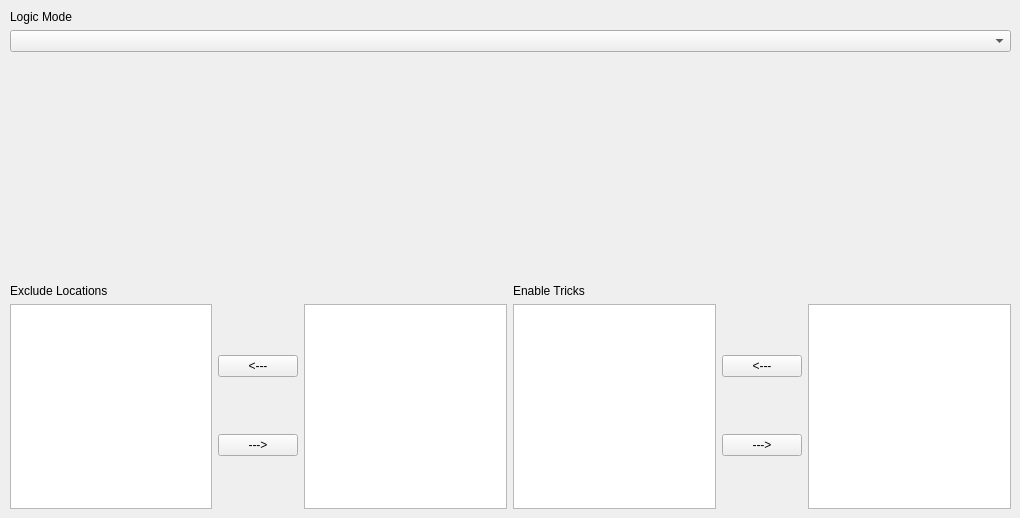
    <widget class="QWidget" name="tab_5">
     <attribute name="title">
      <string>Logic Settings</string>
     </attribute>
     <widget class="QWidget" name="layoutWidget">
      <property name="geometry">
       <rect>
        <x>10</x>
        <y>10</y>
        <width>1001</width>
        <height>499</height>
       </rect>
      </property>
      <layout class="QVBoxLayout" name="verticalLayout_18">
       <item>
        <widget class="QLabel" name="label_for_option_logic_mode">
         <property name="text">
          <string>Logic Mode</string>
         </property>
        </widget>
       </item>
       <item>
        <widget class="QComboBox" name="option_logic_mode"/>
       </item>
       <item>
        <spacer name="verticalSpacer_7">
         <property name="orientation">
          <enum>Qt::Vertical</enum>
         </property>
         <property name="sizeHint" stdset="0">
          <size>
           <width>20</width>
           <height>40</height>
          </size>
         </property>
        </spacer>
       </item>
       <item>
        <layout class="QHBoxLayout" name="horizontalLayout_2">
         <item>
          <layout class="QVBoxLayout" name="verticalLayout_19">
           <item>
            <widget class="QLabel" name="label">
             <property name="text">
              <string>Exclude Locations</string>
             </property>
            </widget>
           </item>
           <item>
            <layout class="QHBoxLayout" name="horizontalLayout_17">
             <item>
              <widget class="QListView" name="enabled_locations"/>
             </item>
             <item>
              <layout class="QVBoxLayout" name="verticalLayout_20">
               <item>
                <widget class="QPushButton" name="enable_location">
                 <property name="text">
                  <string>&lt;---</string>
                 </property>
                </widget>
               </item>
               <item>
                <widget class="QPushButton" name="disable_location">
                 <property name="text">
                  <string>---&gt;</string>
                 </property>
                </widget>
               </item>
              </layout>
             </item>
             <item>
              <widget class="QListWidget" name="disabled_locations"/>
             </item>
            </layout>
           </item>
          </layout>
         </item>
         <item>
          <layout class="QVBoxLayout" name="verticalLayout_25">
           <item>
            <widget class="QLabel" name="label_5">
             <property name="text">
              <string>Enable Tricks</string>
             </property>
            </widget>
           </item>
           <item>
            <layout class="QHBoxLayout" name="horizontalLayout_18">
             <item>
              <widget class="QListView" name="enabled_tricks"/>
             </item>
             <item>
              <layout class="QVBoxLayout" name="verticalLayout_21">
               <item>
                <widget class="QPushButton" name="enable_trick">
                 <property name="text">
                  <string>&lt;---</string>
                 </property>
                </widget>
               </item>
               <item>
                <widget class="QPushButton" name="disable_trick">
                 <property name="text">
                  <string>---&gt;</string>
                 </property>
                </widget>
               </item>
              </layout>
             </item>
             <item>
              <widget class="QListView" name="disabled_tricks"/>
             </item>
            </layout>
           </item>
          </layout>
         </item>
        </layout>
       </item>
      </layout>
     </widget>
    </widget>
